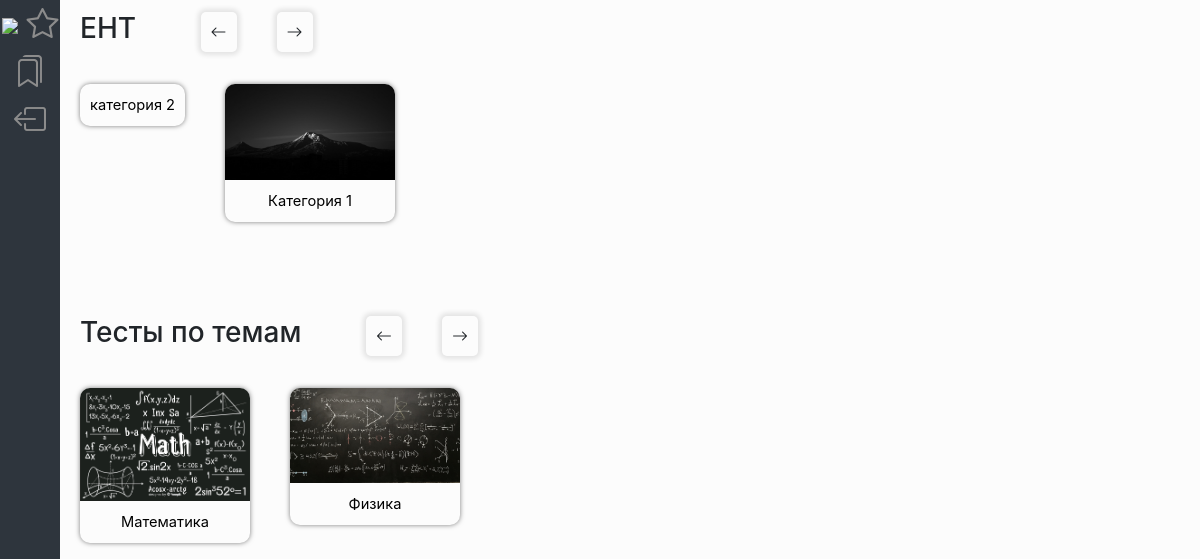
The page /categories on the database its author committed.
### exam/models.py (models this page shows, shortened)
class Category(models.Model):
    name = models.CharField(max_length=256, default="")
    picture = models.ImageField(blank=True, upload_to='exam_img')
    class Meta:
        verbose_name = "Категория ЕНТ"
        verbose_name_plural = "Категории ЕНТ"

class Theme(models.Model):
    name = models.CharField(max_length=256, default="")
    picture = models.ImageField(blank=True, upload_to='exam_img')
    class Meta:
        verbose_name = "Тема"
        verbose_name_plural = "Темы"

### exam/views.py (the view)
# urls.py: path("categories", categories),
def categories(request):
    categories_ent = []
    for category in Category.objects.all():
        categories_ent.append({
            "id": category.id,
            "name": category.name,
            "url": category.picture.url
        })
    themes = []
    for theme in Theme.objects.all():
        if not len(ThemeRelation.objects.filter(child=theme)):
            themes.append({
                "id": theme.id,
                "name": theme.name,
                "url": theme.picture.url
            })
    return render(request, "categories.html", context={"categories_ent": categories_ent, "themes": themes})

### exam/templates/categories.html (shortened to what this page needs)
{% load static %}
<!doctype html>
<html lang="en">
<head>
    <link rel="stylesheet" href="https://cdn.jsdelivr.net/npm/bootstrap-icons@1.3.0/font/bootstrap-icons.css">
	<link rel="stylesheet" href={% static "css/style.css" %}>
    <link rel="stylesheet" href={% static "css/categories.css" %}>
    <link rel="stylesheet" href="https://stackpath.bootstrapcdn.com/bootstrap/4.5.2/css/bootstrap.min.css">
</head>
<body>
    {% include "navigation.html" %}
    <div id="vue-container">
        <h3 style="display: inline-block">ЕНТ</h3>
        <div class="scroll-nav">
            <div class="scroll-btn"
            onclick="if (entPadding + 210 <= 0) {document.querySelector('#ent-category-scroll').style.marginLeft = entPadding + 210 + 'px'; entPadding += 210}">
                <i class="bi bi-arrow-left"></i></div>
            <div class="scroll-btn"
                 onclick="if ((document.querySelector('#ent-category-scroll').clientWidth + entPadding - 300) > 0) {document.querySelector('#ent-category-scroll').style.marginLeft = (entPadding - 210) + 'px'; entPadding -= 210}">
            <i class="bi bi-arrow-right"></i></div>
        </div>
        <div class="categories" id="ent-category-scroll">
            {% for category in categories_ent %}
                <a class="category" href="http://127.0.0.1:8000/new?category={{ category.id }}">
                    <img src="http://127.0.0.1:8000{{ category.url }}" class="category-img" alt="">
                    <div class="category-title">
                        {{ category.name }}
                    </div>
                </a>
            {% endfor %}
        </div>
        <h3 style="display: inline-block">Тесты по темам</h3>
        <div class="scroll-nav">
            <div class="scroll-btn"
                 onclick="if (themesPadding + 210 <= 0) {document.querySelector('#themes_scroll').style.marginLeft = themesPadding + 210 + 'px'; themesPadding += 210}">
                <i class="bi bi-arrow-left"></i></div>
            <div class="scroll-btn"
                 onclick="if ((document.querySelector('#themes_scroll').clientWidth + themesPadding - 300) > 0) {document.querySelector('#themes_scroll').style.marginLeft = (themesPadding - 210) + 'px'; themesPadding -= 210}">
                <i class="bi bi-arrow-right"></i></div>
        </div>
        <div class="categories" id="themes_scroll">
            {% for theme in themes %}
                <a class="category" href="http://127.0.0.1:8000/gettheme?theme={{ theme.id }}">
                    <img src="http://127.0.0.1:8000{{ theme.url }}" class="category-img" alt="">
                    <div class="category-title">
                        {{ theme.name }}
                    </div>
                </a>
            {% endfor %}
        </div>
    </div>
</body>
</html>

### exam/templates/navigation.html
<div id="navigation">
    <img src="https://insynyp.online/static/img/logo.1b972ed3.png" id="logo">
    <a href="https://insynyp.online"><i class="bi bi-star"></i></a>
    <a href="http://127.0.0.1:8000/categories"><i class="bi bi-bookmarks"></i></a>
    <a href="http://127.0.0.1:8000/logout"><i class="bi bi-box-arrow-left"></i></a>
</div>

### exam/static/css/style.css (style rules this page uses)
#logo { width: 100%; }
body { margin: 0; -ms-user-select: none; -moz-user-select: none; -khtml-user-select: none; -webkit-user-select: none; }
#navigation { left:0; position: fixed; width: 5%; text-align: center; height: 100%; background-color: #2e353d; font-size: xx-large; }
#navigation a { margin-top: 30px; }
#navigation i { color: #8c8c8c; transition: 0.25s; }
h3 { margin: 20px; }
#vue-container { background-color: rgba(0,0,0,0.01); width: 95%; right: 0; height: 100%; position: absolute; overflow: auto; }

### exam/static/css/categories.css (style rules this page uses)
.category { max-height: 100%; max-width: 170px; margin: 20px; display: inline-block; vertical-align: top; border-radius: 10px; overflow: hidden; box-shadow: 0 0 5px rgba(0,0,0,0.5); cursor: pointer; color: black; font-size: 14pt; transition: 0.5s ease; }
#vue-container { overflow-x: hidden; }
.categories { font-size: 0; transition: 0.5s ease; height: 30%; width: fit-content; white-space: nowrap; overflow-x: hidden; overflow-y: hidden; }
.category-img { display: block; width: 100%; }
.category-title { padding: 10px; text-align: center; font-size: 11pt; }
.scroll-nav { display: inline-flex; flex-direction: row; margin: 20px; }
.scroll-btn i { margin: 20px 20px 20px 20px; border-radius: 5px; box-shadow: 0 0 5px 3px rgba(0, 0, 0, 0.1); padding: 10px; height: 30px; width: 30px; }

### rows shown on the page
Category: name "категория 2"
Category: name "Категория 1"
Theme: name "Математика"
Theme: name "Физика"
